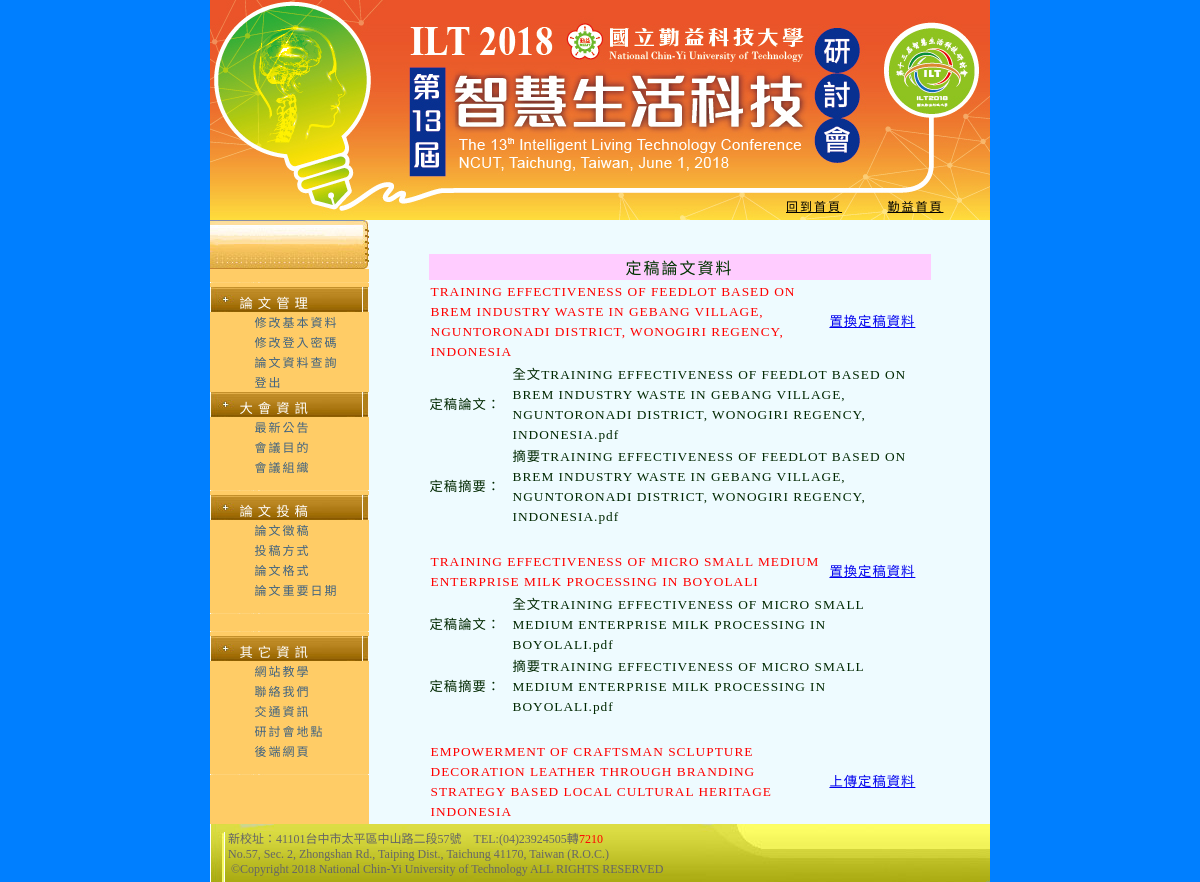
Screenshot of /final_index.php (signed in) with the database file from the repository.
### tables this page shows
CREATE TABLE `papers` (
  `serial` int(11) NOT NULL auto_increment,
  `id` varchar(255) NOT NULL,
  `papername` varchar(255) NOT NULL,
  `paperchinesename` varchar(255) default NULL,
  `paperman` varchar(255) NOT NULL,
  `category` varchar(255) NOT NULL,
  `papernumber` varchar(255) NOT NULL,
  `nscno` varchar(255) NOT NULL,
  `filename` varchar(255) NOT NULL,
  `raw_file` varchar(255) NOT NULL,
  `abstract` varchar(255) NOT NULL,
  `raw_abstract` varchar(255) NOT NULL,
  `addtime` varchar(255) NOT NULL,
  `edittime` varchar(255) NOT NULL,
  `boss` varchar(255) default NULL,
  `reviewer1` varchar(255) NOT NULL,
  `reviewer2` varchar(255) NOT NULL,
  `accept` varchar(255) NOT NULL default '0',
  `notify` varchar(255) NOT NULL default '0',
  `excellent` varchar(255) NOT NULL default '0',
  `final_file` varchar(255) NOT NULL,
  `final_rawfile` varchar(255) NOT NULL,
  `final_abstract` varchar(255) NOT NULL,
  `final_rawabstract` varchar(255) NOT NULL,
  `final_addtime` varchar(255) NOT NULL,
  `final_edittime` varchar(255) NOT NULL,
  `chk_state` varchar(255) NOT NULL default '0',
  `uploadname` varchar(200) NOT NULL,
  `nsc_papername` varchar(255) default NULL,
  `nsc_number` varchar(255) default NULL,
  `nsc_usename` varchar(255) default NULL,
  `bestreviewer1` varchar(255) default NULL,
  `bestreviewer2` varchar(255) default NULL,
  `bestpaper` varchar(255) default NULL,
  `dream` varchar(255) default NULL,
  PRIMARY KEY  (`serial`)
);

### final_index.php (the view, shortened to what this page needs)
<?php
include "index_up.php";
?>
<br>
<div align="center">
	<table border="0" width="502" id="table1" cellspacing="0">
		<tr>
			<td width="500" colspan="2" class=title>定稿論文資料</td>
		</tr>
<?php
$strb = "select serial,papername,category,final_rawfile,final_rawabstract from papers where id='$id' and accept='1' or  id='$id' and accept='2' ";
$listb = mysql_query($strb,$link);
while(list($serial,$papername,$category,$final_rawfile,$final_rawabstract) = mysql_fetch_row($listb))
{
 if($final_rawfile=="" and $final_rawabstract=="")
  {
  $aa="<a href=\"final_upload.php?serial=$serial\">上傳定稿資料</a>";
   echo"	<tr>
			<td height=\"19\" width=\"500\" colspan=\"2\" class=content>
			<div align=\"center\">
				<table border=\"0\" width=\"500\" cellspacing=\"0\">
					<tr>
						<td width=\"400\" class=content1>".$papername."</td>
						<td width=\"100\" class=content>".$aa."</td>
					</tr>
				</table>
			</div>
			</td>
		</tr>";
  }
else
  {
  $aa="<a href=\"final_upload.php?serial=$serial\">置換定稿資料</a>";
  echo"
		<tr>
			<td height=\"19\" width=\"500\" colspan=\"2\" class=content>
			<div align=\"center\">
				<table border=\"0\" width=\"500\" cellspacing=\"0\">
					<tr>
						<td width=\"400\" class=content1>".$papername."</td>
						<td width=\"100\" class=content>".$aa."</td>
					</tr>
				</table>
			</div>
			</td>
		</tr>
		<tr>
			<td width=\"81\" class=content>定稿論文：</td>
			<td width=\"417\" class=content>".$final_rawfile."</td>
		</tr>
		<tr>
			<td width=\"81\" class=content>定稿摘要：</td>
			<td width=\"417\" class=content>".$final_rawabstract."</td>
		</tr>
                <tr>
			<td width=\"81\" class=content>&nbsp;</td>
			<td width=\"417\" class=content>&nbsp;</td>
		</tr>";
  }
}
?>
	</table>
</div>
<?php
include "index_down.php";
?>

### final_index.php (style rules this page uses)
.content { color: rgb(0, 40, 0); font-size: 10pt; letter-spacing:1px; line-height:15pt; }
.content1 { color: rgb(255, 0, 0); font-size: 10pt; letter-spacing:1px; line-height:15pt; }
.title { color: rgb(0, 51, 0); font-size: 12pt; letter-spacing: 2px; text-align:center; height:20px; background-color: rgb(255, 204, 255); }

### rows the page displays
papers: papername "TRAINING EFFECTIVENESS OF FEEDLOT BASED ON BREM INDUSTRY WASTE IN GEBANG VILLAGE, NGUNTORONADI DISTRICT, WONOGIRI REGENCY, INDONESIA", final_rawfile "全文TRAINING EFFECTIVENESS OF FEEDLOT BASED ON BREM INDUSTRY WASTE IN GEBANG VILLAGE, NGUNTORONADI DISTRICT, WONOGIRI REGENCY, INDONESIA.pdf", final_rawabstract "摘要TRAINING EFFECTIVENESS OF FEEDLOT BASED ON BREM INDUSTRY WASTE IN GEBANG VILLAGE, NGUNTORONADI DISTRICT, WONOGIRI REGENCY, INDONESIA.pdf"
papers: papername "TRAINING EFFECTIVENESS OF MICRO SMALL MEDIUM ENTERPRISE MILK PROCESSING IN BOYOLALI", final_rawfile "全文TRAINING EFFECTIVENESS OF MICRO SMALL MEDIUM ENTERPRISE MILK PROCESSING IN BOYOLALI.pdf", final_rawabstract "摘要TRAINING EFFECTIVENESS OF MICRO SMALL MEDIUM ENTERPRISE MILK PROCESSING IN BOYOLALI.pdf"
papers: papername "EMPOWERMENT OF CRAFTSMAN SCLUPTURE DECORATION LEATHER THROUGH BRANDING STRATEGY BASED LOCAL CULTURAL HERITAGE INDONESIA"
